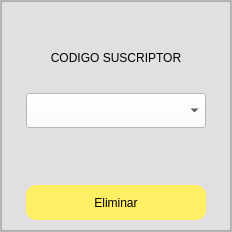
        <widget class="QFrame" name="frame_elim_ref">
         <property name="minimumSize">
          <size>
           <width>0</width>
           <height>0</height>
          </size>
         </property>
         <property name="maximumSize">
          <size>
           <width>0</width>
           <height>16777215</height>
          </size>
         </property>
         <property name="frameShape">
          <enum>QFrame::StyledPanel</enum>
         </property>
         <property name="frameShadow">
          <enum>QFrame::Raised</enum>
         </property>
         <layout class="QGridLayout" name="gridLayout_8">
          <property name="leftMargin">
           <number>0</number>
          </property>
          <property name="topMargin">
           <number>0</number>
          </property>
          <property name="rightMargin">
           <number>0</number>
          </property>
          <property name="bottomMargin">
           <number>0</number>
          </property>
          <property name="spacing">
           <number>0</number>
          </property>
          <item row="0" column="0">
           <widget class="QFrame" name="frame9999">
            <property name="sizePolicy">
             <sizepolicy hsizetype="Preferred" vsizetype="Preferred">
              <horstretch>0</horstretch>
              <verstretch>0</verstretch>
             </sizepolicy>
            </property>
            <property name="minimumSize">
             <size>
              <width>230</width>
              <height>0</height>
             </size>
            </property>
            <property name="maximumSize">
             <size>
              <width>0</width>
              <height>16777215</height>
             </size>
            </property>
            <property name="styleSheet">
             <string notr="true">QFrame{
background-color:#e0e0e0;
}
QLineEdit{
border-radius: 10%;
background-color:#151f28;

}
</string>
            </property>
            <property name="frameShape">
             <enum>QFrame::StyledPanel</enum>
            </property>
            <property name="frameShadow">
             <enum>QFrame::Raised</enum>
            </property>
            <layout class="QGridLayout" name="gridLayout_4" rowstretch="0,0,0,0,0,0">
             <property name="leftMargin">
              <number>0</number>
             </property>
             <property name="topMargin">
              <number>8</number>
             </property>
             <property name="rightMargin">
              <number>0</number>
             </property>
             <property name="bottomMargin">
              <number>10</number>
             </property>
             <property name="horizontalSpacing">
              <number>0</number>
             </property>
             <property name="verticalSpacing">
              <number>17</number>
             </property>
             <item row="5" column="0">
              <widget class="QPushButton" name="btn_eliminar">
               <property name="minimumSize">
                <size>
                 <width>180</width>
                 <height>35</height>
                </size>
               </property>
               <property name="maximumSize">
                <size>
                 <width>180</width>
                 <height>35</height>
                </size>
               </property>
               <property name="styleSheet">
                <string notr="true">QPushButton{
font:520 14pt &quot;Ubuntu Mono&quot;;
background-color: #ffef65;
color: black;
border-radius: 10%;
}</string>
               </property>
               <property name="text">
                <string>Eliminar</string>
               </property>
               <property name="icon">
                <iconset>
                 <normaloff>ICONOS/ICONO_BORRAR_REF.png</normaloff>ICONOS/ICONO_BORRAR_REF.png</iconset>
               </property>
               <property name="iconSize">
                <size>
                 <width>20</width>
                 <height>20</height>
                </size>
               </property>
              </widget>
             </item>
             <item row="2" column="0">
              <widget class="QLabel" name="label_21">
               <property name="minimumSize">
                <size>
                 <width>180</width>
                 <height>35</height>
                </size>
               </property>
               <property name="maximumSize">
                <size>
                 <width>180</width>
                 <height>35</height>
                </size>
               </property>
               <property name="styleSheet">
                <string notr="true">font: 500 14pt &quot;Ubuntu Mono&quot;;</string>
               </property>
               <property name="text">
                <string>&lt;html&gt;&lt;head/&gt;&lt;body&gt;&lt;p align=&quot;center&quot;&gt;CODIGO SUSCRIPTOR&lt;/p&gt;&lt;/body&gt;&lt;/html&gt;</string>
               </property>
              </widget>
             </item>
             <item row="4" column="0">
              <spacer name="verticalSpacer_3">
               <property name="orientation">
                <enum>Qt::Vertical</enum>
               </property>
               <property name="sizeHint" stdset="0">
                <size>
                 <width>20</width>
                 <height>40</height>
                </size>
               </property>
              </spacer>
             </item>
             <item row="3" column="0">
              <widget class="QComboBox" name="cb_el_code_sus">
               <property name="sizePolicy">
                <sizepolicy hsizetype="Minimum" vsizetype="Fixed">
                 <horstretch>0</horstretch>
                 <verstretch>0</verstretch>
                </sizepolicy>
               </property>
               <property name="minimumSize">
                <size>
                 <width>180</width>
                 <height>35</height>
                </size>
               </property>
               <property name="maximumSize">
                <size>
                 <width>180</width>
                 <height>35</height>
                </size>
               </property>
               <property name="styleSheet">
                <string notr="true">font: 500 14pt &quot;Ubuntu Mono&quot;;

background-color: #ffffff;</string>
               </property>
              </widget>
             </item>
             <item row="1" column="0">
              <widget class="QPushButton" name="icono_new_ref_2">
               <property name="minimumSize">
                <size>
                 <width>0</width>
                 <height>0</height>
                </size>
               </property>
               <property name="maximumSize">
                <size>
                 <width>16777215</width>
                 <height>16777215</height>
                </size>
               </property>
               <property name="styleSheet">
                <string notr="true">QPushButton{
background-color: #e0e0e0;
border-radius:0px;

}</string>
               </property>
               <property name="text">
                <string/>
               </property>
               <property name="icon">
                <iconset>
                 <normaloff>ICONOS/ICONO_BORRADOR.png</normaloff>ICONOS/ICONO_BORRADOR.png</iconset>
               </property>
               <property name="iconSize">
                <size>
                 <width>80</width>
                 <height>80</height>
                </size>
               </property>
              </widget>
             </item>
            </layout>
           </widget>
          </item>
         </layout>
        </widget>
